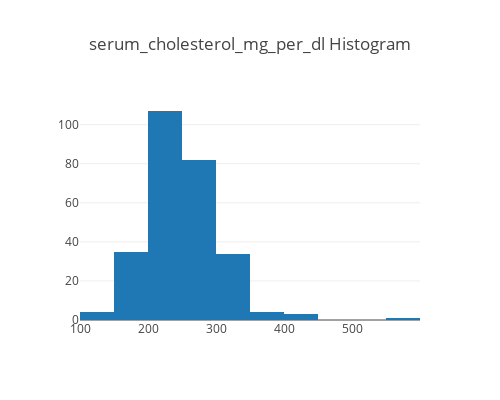

Source (notebook cell):
### Markdown cell above
##### serum_cholesterol_mg_per_dl

### Code cell
trace0 = [go.Histogram(x = df_combine['serum_cholesterol_mg_per_dl'], nbinsx = 10)]
layout = go.Layout(autosize = False, width=500, height=400,\
                  title=go.layout.Title(text='serum_cholesterol_mg_per_dl Histogram'))

fig = go.Figure(data=trace0, layout=layout)

plotly.offline.iplot(fig, filename='basic-line')

### Figure 1 — Plotly figure (JSON) as saved in the notebook; plotly's stock layout.template omitted (floating-point values rounded to 4 significant figures; data arrays with more than 128 entries replaced by an {"elided": "..."} marker saying what was removed)
{"data": [{"nbinsx": 10, "type": "histogram", "uid": "385abc87-1ff9-4674-abe0-85350a0f53ac", "x": {"elided": "270 int values"}}], "layout": {"autosize": false, "height": 400, "title": {"text": "serum_cholesterol_mg_per_dl Histogram"}, "width": 500}}
